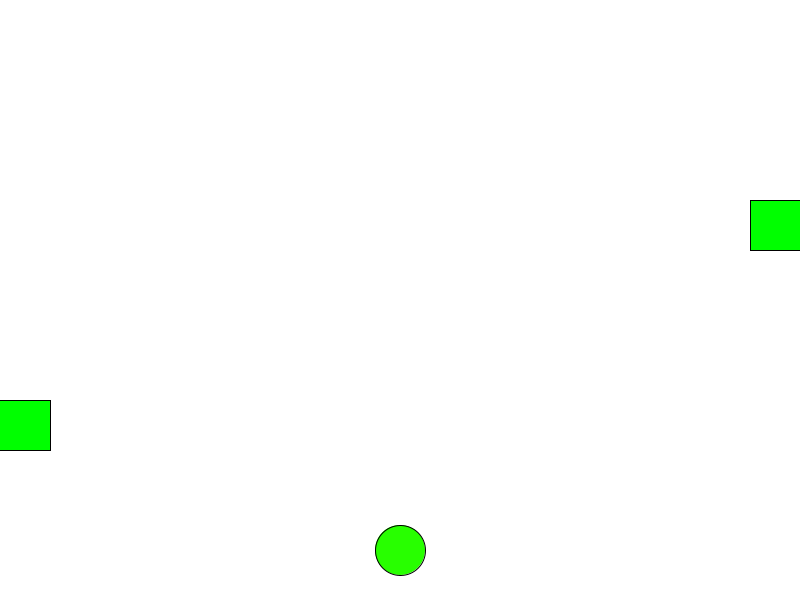
Frame 1 (no input)
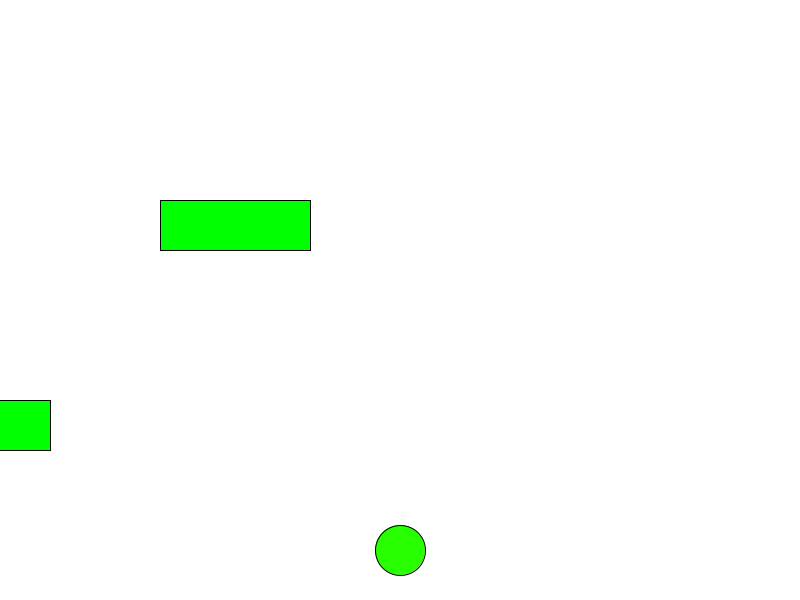
Frame 60 (the mouse pressed at the canvas centre just before this capture)
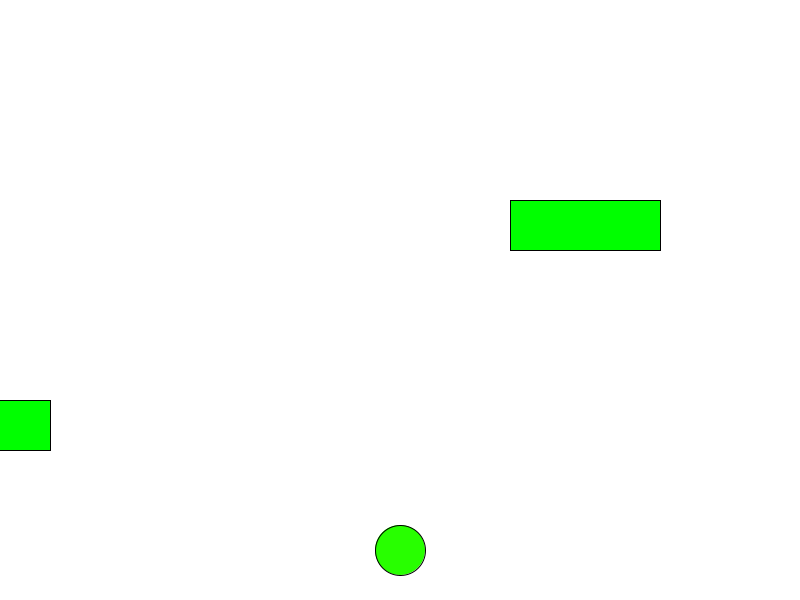
Frame 120 (the mouse held since frame 60 and released just before this capture)

The Processing sketch that drew these frames (run headless with seeded random() and noise(); from frame 60 on, the mouse is pressed at the canvas centre):

// Processing sketch: Frogger
// ── Frogger.pde
void setup() {
  size(800, 600);
}
int frogX = 400;
int frogY = 550;
int carX = 750;
int carY = 200;
Car car1 = new Car();
Car car2 = new Car();
void draw() {
  background(255, 255, 255);
  fill(40, 255, 0);
  ellipse(frogX, frogY, 50, 50);
  car1.display1();
  car2.display2();
}
public class Car{
 void display1()
  {
    fill(0,255,0);
    rect(carX , carY,  150, 50);
    if(carX <= 750){
      carX = carX-10;
      if(carX == -200){
       carX=750; 
      }
    }
  } 
  void display2()
  {
    fill(0,255,0);
    rect(-100 , 400,  150, 50);
  } 
}
void keyPressed()
{
  if (key == CODED) {
    if (keyCode == UP)
    {
      if (frogY > 0) {
        frogY = frogY-10;
      }
      //Frog Y position goes up
    } else if (keyCode == DOWN)
    {
      if (frogY <= 550)
        frogY = frogY+10;
      //Frog Y position goes down
    } else if (keyCode == RIGHT)
    {
      if (frogX < 750) {
        frogX = frogX+10;
      }
      //Frog X position goes right
    } else if (keyCode == LEFT)
    {
      if (frogX > 50)
        frogX = frogX-10;
      //Frog X position goes left
    }
  }
}
